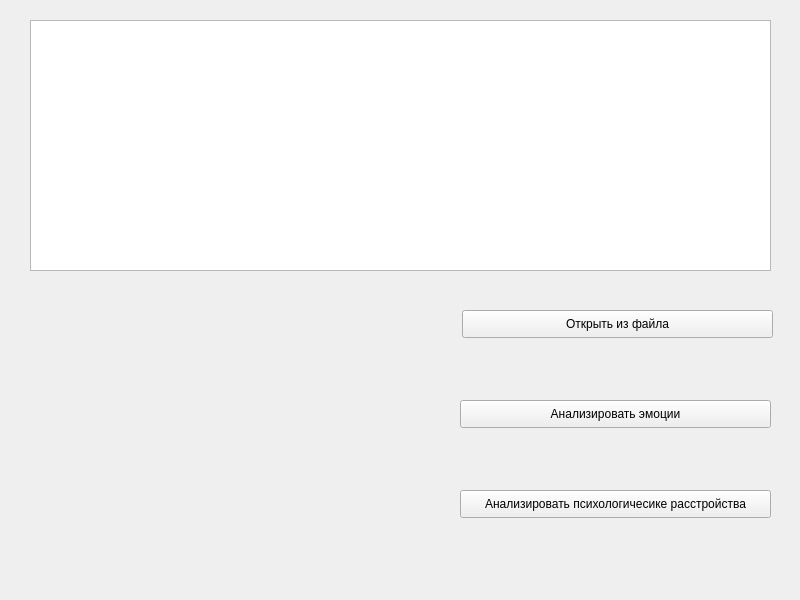
<?xml version="1.0" encoding="UTF-8"?>
<ui version="4.0">
 <class>MainWindow</class>
 <widget class="QMainWindow" name="MainWindow">
  <property name="geometry">
   <rect>
    <x>0</x>
    <y>0</y>
    <width>800</width>
    <height>600</height>
   </rect>
  </property>
  <property name="minimumSize">
   <size>
    <width>800</width>
    <height>600</height>
   </size>
  </property>
  <property name="maximumSize">
   <size>
    <width>800</width>
    <height>600</height>
   </size>
  </property>
  <property name="windowTitle">
   <string>MainWindow</string>
  </property>
  <widget class="QWidget" name="centralwidget">
   <widget class="QTextEdit" name="textEdit">
    <property name="geometry">
     <rect>
      <x>30</x>
      <y>20</y>
      <width>741</width>
      <height>251</height>
     </rect>
    </property>
   </widget>
   <widget class="QPushButton" name="pushButton">
    <property name="geometry">
     <rect>
      <x>462</x>
      <y>310</y>
      <width>311</width>
      <height>28</height>
     </rect>
    </property>
    <property name="text">
     <string>Открыть из файла</string>
    </property>
   </widget>
   <widget class="QPushButton" name="pushButton_2">
    <property name="geometry">
     <rect>
      <x>460</x>
      <y>400</y>
      <width>311</width>
      <height>28</height>
     </rect>
    </property>
    <property name="text">
     <string>Анализировать эмоции</string>
    </property>
   </widget>
   <widget class="QPushButton" name="pushButton_3">
    <property name="geometry">
     <rect>
      <x>460</x>
      <y>490</y>
      <width>311</width>
      <height>28</height>
     </rect>
    </property>
    <property name="text">
     <string>Анализировать психологичесике расстройства</string>
    </property>
   </widget>
  </widget>
 </widget>
 <resources/>
 <connections/>
</ui>
